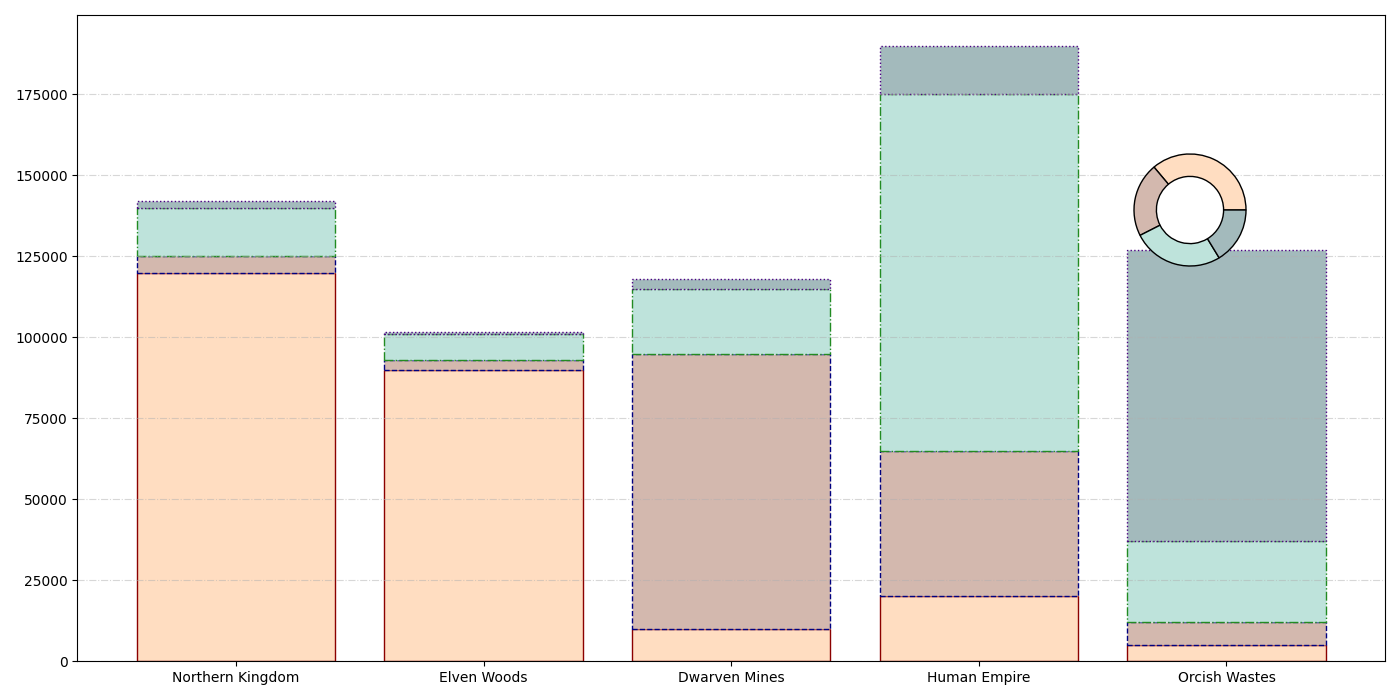

The Python source for this figure:
import matplotlib.pyplot as plt
import numpy as np

regions = ['Northern Kingdom', 'Elven Woods', 'Dwarven Mines', 'Human Empire', 'Orcish Wastes']
elves_population = [120000, 90000, 10000, 20000, 5000]
dwarves_population = [5000, 3000, 85000, 45000, 7000]
humans_population = [15000, 8000, 20000, 110000, 25000]
orcs_population = [2000, 500, 3000, 15000, 90000]

colors = ['#FFDDC1', '#D3B8AE', '#BEE3DB', '#A3BABC']

fig, ax = plt.subplots(figsize=(14, 7))

# Alter the edgecolor and set a different linestyle for each bar
ax.bar(regions, elves_population, color=colors[0], edgecolor='darkred', linestyle='-')
ax.bar(regions, dwarves_population, bottom=elves_population, color=colors[1], edgecolor='navy', linestyle='--')
ax.bar(regions, humans_population, bottom=np.array(elves_population) + np.array(dwarves_population), color=colors[2], edgecolor='forestgreen', linestyle='-.')
ax.bar(regions, orcs_population, bottom=np.array(elves_population) + np.array(dwarves_population) + np.array(humans_population), color=colors[3], edgecolor='indigo', linestyle=':')

# Change grid linestyle
ax.yaxis.grid(True, linestyle='-.', alpha=0.5)

# Remove legend and change the pie chart borders
species = ['Elves', 'Dwarves', 'Humans', 'Orcs']
population_totals = [sum(elves_population), sum(dwarves_population), sum(humans_population), sum(orcs_population)]

inset_ax = fig.add_axes([0.75, 0.6, 0.2, 0.2], aspect=1)
inset_ax.pie(population_totals, colors=colors, wedgeprops=dict(width=0.4, edgecolor='black'))

plt.tight_layout()
plt.show()
